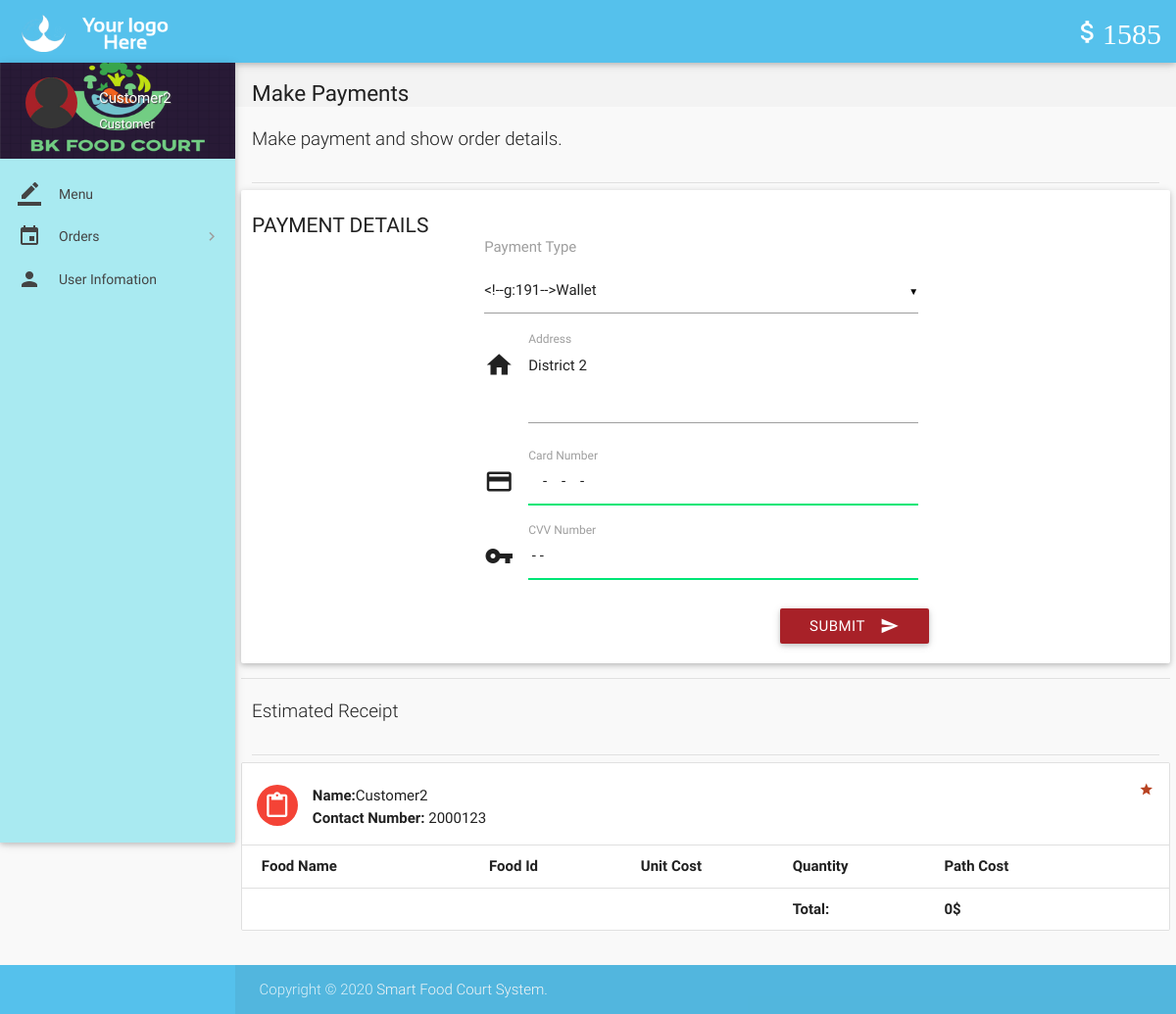
Page /place-order.php (signed in) on the committed database.
### tables this page shows
CREATE TABLE `wallet_details` (
  `id` int(11) NOT NULL,
  `wallet_id` int(11) NOT NULL,
  `number` varchar(16) NOT NULL,
  `cvv` int(3) NOT NULL,
  `balance` int(11) NOT NULL DEFAULT '0'
);

CREATE TABLE `users` (
  `id` int(11) NOT NULL,
  `role` varchar(15) NOT NULL DEFAULT 'Customer',
  `name` varchar(15) NOT NULL,
  `username` varchar(10) NOT NULL,
  `password` varchar(16) NOT NULL,
  `email` varchar(35) NULL,
  `address` varchar(300) NULL,
  `contact` bigint(11) NOT NULL,
  `verified` tinyint(1) NOT NULL DEFAULT '0',
  `deleted` tinyint(4) NOT NULL DEFAULT '0'
);

### includes/wallet.php (called while the page is built)
<?php
$user_id=$_SESSION['user_id'];
$sql = mysqli_query($con, "SELECT * FROM wallet where customer_id = $user_id");
while($row1 = mysqli_fetch_array($sql)){
$wallet_id = $row1['id'];
}
$sql = mysqli_query($con, "SELECT * FROM wallet_details where wallet_id = $wallet_id");
while($row1 = mysqli_fetch_array($sql)){
$balance = $row1['balance'];
}
?>

### includes/connect.php (called while the page is built, shortened)
<?php
$role = $_SESSION['role'];
?>

### place-order.php (the view, shortened to what this page needs)
<?php
include 'includes/connect.php';
include 'includes/wallet.php';
$total = 0;
	if($_SESSION['customer_sid']==session_id())
	{
$result = mysqli_query($con, "SELECT * FROM users where id = $user_id");
while($row = mysqli_fetch_array($result)){
$name = $row['name'];
$address = $row['address'];
$contact = $row['contact'];
}
		?>
<!DOCTYPE html>
<html lang="en">
<head>
  <link href="css/materialize.min.css" type="text/css" rel="stylesheet" media="screen,projection">
  <link href="css/style.min.css" type="text/css" rel="stylesheet" media="screen,projection">
  <link href="css/custom/custom.min.css" type="text/css" rel="stylesheet" media="screen,projection">
  <link href="js/plugins/perfect-scrollbar/perfect-scrollbar.css" type="text/css" rel="stylesheet" media="screen,projection">
</head>
<body>
  <header id="header" class="page-topbar">
        <div class="navbar-fixed">
            <nav class="navbar-color">
                <div class="nav-wrapper">
                    <ul class="left">
                      <li><h1 class="logo-wrapper"><a href="index.php" class="brand-logo darken-1"><img src="images/materialize-logo.png" alt="logo"></a> <span class="logo-text">Logo</span></h1></li>
                    </ul>
                    <ul class="right hide-on-med-and-down">
                        <li><a href="#" class="waves-effect waves-block waves-light"><i class="mdi-editor-attach-money"><?php echo $balance;?></i></a>
                        </li>
                    </ul>
                </div>
            </nav>
        </div>
  </header>
  <div id="main">
    <div class="wrapper">
      <aside id="left-sidebar-nav">
        <ul id="slide-out" class="side-nav fixed leftside-navigation">
            <li class="user-details cyan darken-2">
            <div class="row">
                <div class="col col s4 m4 l4">
                    <img src="images/avatar.jpg" alt="" class="circle responsive-img valign profile-image">
                </div>
                <div class="col col s8 m8 l8">
                    <a class="btn-flat dropdown-button waves-effect waves-light white-text profile-btn" href="#" data-activates="profile-dropdown"><?php echo $name;?> <i class="mdi-navigation-arrow-drop-down right"></i></a>
                    <p class="user-roal"><?php echo $role;?></p>
                </div>
            </div>
            </li>
            <li class="bold"><a href="index.php" class="waves-effect waves-cyan"><i class="mdi-editor-border-color"></i>Menu</a>
            </li>
                <li class="no-padding">
                    <ul class="collapsible collapsible-accordion">
                        <li class="bold"><a class="collapsible-header waves-effect waves-cyan"><i class="mdi-editor-insert-invitation"></i> Orders</a>
                        </li>
                    </ul>
                </li>
            <li class="bold"><a href="details.php" class="waves-effect waves-cyan"><i class="mdi-social-person"></i>User Infomation</a>
            </li>
        </ul>
        </aside>
      <section id="content">
        <div id="breadcrumbs-wrapper">
          <div class="container">
            <div class="row">
              <div class="col s12 m12 l12">
                <h5 class="breadcrumbs-title">Make Payments</h5>
              </div>
            </div>
          </div>
        </div>
				<div class="container">
          <p class="caption">Make payment and show order details.</p>
          <div class="divider"></div>
            <div class="row">
              <div class="col s12 m4 l3">
                <h4 class="header">Payment Details</h4>
              </div>
<div>
                <div class="card-panel">
                  <div class="row">
                    <form class="formValidate col s12 m12 l6" id="formValidate" method="post" action="confirm-order.php" novalidate="novalidate">
                      <div class="row">
                        <div class="input-field col s12">
							<label for="payment_type">Payment Type</label><br><br>
                        </div>
                      </div>
                      <div class="row">
                        <div class="input-field col s12">
                          <i class="mdi-action-home prefix"></i>
							<textarea name="address" id="address" class="materialize-textarea validate" data-error=".errorTxt1"><?php echo $address;?></textarea>
							<label for="address" class="">Address</label>
                        </div>
                      </div>
                      <div class="row">
                        <div class="input-field col s12">
                          <i class="mdi-action-credit-card prefix"></i>
							<input name="cc_number" id="cc_number" type="text" data-error=".errorTxt2" required>
							<label for="cc_number" class="">Card Number</label>
                        </div>
                      </div>
                      <div class="row">
                        <div class="input-field col s12">
                          <i class="mdi-communication-vpn-key prefix"></i>
							<input name="cvv_number" id="cvv_number" type="text" data-error=".errorTxt3" required>
							<label for="cvv_number" class="">CVV Number</label>
                        </div>
                      </div>
                      <div class="row">
                        <div class="row">
                          <div class="input-field col s12">
                            <button class="btn cyan waves-effect waves-light right" type="submit" name="action">Submit
                              <i class="mdi-content-send right"></i>
                            </button>
                          </div>
                        </div>
                      </div>
                    </form>
                  </div>
                </div>
              </div>
            <div class="divider"></div>
          </div>
      </div>
        <div class="container">
          <p class="caption">Estimated Receipt</p>
          <div class="divider"></div>
<div id="work-collections" class="seaction">
<div class="row">
<div>
<ul id="issues-collection" class="collection">
<?php
    echo '<li class="collection-item avatar">
              <i class="mdi-content-content-paste red circle"></i>
              <p><strong>Name:</strong>'.$name.'</p>
		          <p><strong>Contact Number:</strong> '.$contact.'</p>
              <a href="#" class="secondary-content"><i class="mdi-action-grade"></i></a>';
      echo '<li class="collection-item">
            <div class="row">
                <div class="col s3">
                  <p class="collections-title"><strong>Food Name</strong></p>
                </div>
                <div class="col s2">
                  <span><strong>Food Id</strong></span>
                </div>
                <div class="col s2">
                  <span><strong>Unit Cost</strong></span>
                </div>
                <div class="col s2">
                  <span><strong>Quantity</strong></span>
                </div>
                <div class="col s3">
                  <span><strong>Path Cost</strong></span>
                </div>
            </div>
            </li>';
    echo '<li class="collection-item">
        <div class="row">
            <div class="col s7">
                <p></p>
            </div>
            <div class="col s2">
                <span class="collections-title"><strong>Total:</strong> </span>
            </div>
            <div class="col s3">
                <span><strong>'.$total.'$</strong></span>
            </div>
        </div>
    </li>';
?>
</ul>
                </div>
				</div>
                </div>
              </div>
            </div>
        </div>
  <footer class="page-footer">
  <div class="footer-copyright">
      <div class="container">
        <span>Copyright © 2020 <a class="grey-text text-lighten-4" href="#" target="_blank">Smart Food Court System.</a></span>
        </div>
    </div>
  </footer>
</body>
</html>
<?php
	}
?>

### place-order.php (style rules this page uses)
.input-field label.active { width:100%; }

### rows in the picture
wallet_details: balance "1585"
users: name "Customer2", address "District 2", contact "2000123"

### other values in the picture
$role "Customer"
$total "0"
